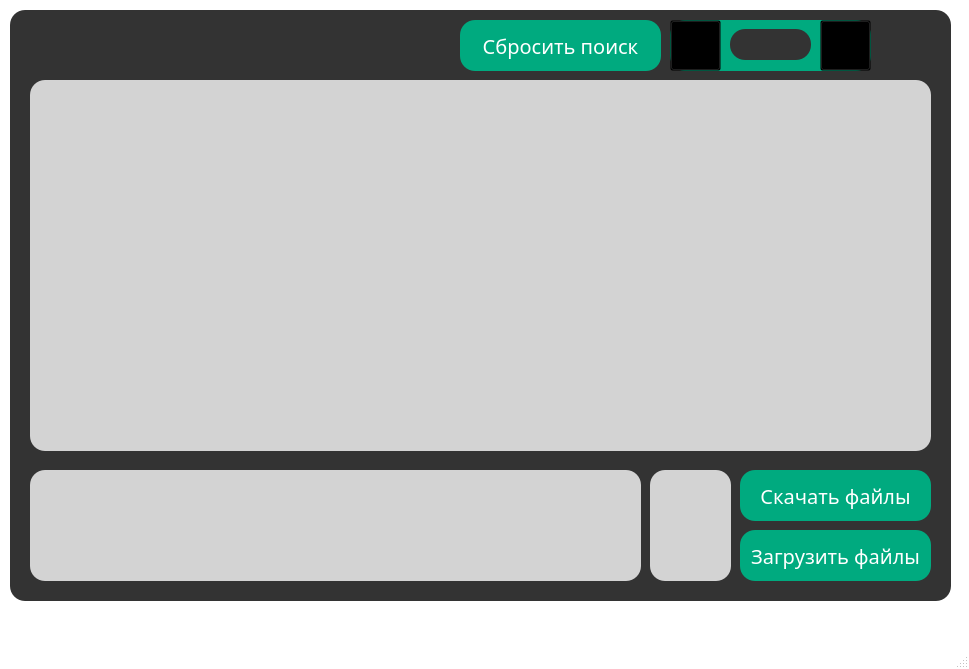
<?xml version="1.0" encoding="UTF-8"?>
<ui version="4.0">
 <class>MainWindow</class>
 <widget class="QMainWindow" name="MainWindow">
  <property name="geometry">
   <rect>
    <x>0</x>
    <y>0</y>
    <width>969</width>
    <height>669</height>
   </rect>
  </property>
  <property name="windowTitle">
   <string>MyMessenger</string>
  </property>
  <property name="styleSheet">
   <string notr="true">*{
	font-family: century gothic;
	font-size: 20px;
}
QMainWindow{
	background-color: transparent;
}
QPushButton{
	border-radius: 15px;
	background: rgb(0, 170, 127);
	color: white;
}
QPushButton:hover{
	background: #333;
	color: rgb(0, 170, 127);
}
#whisperButton{
	color: white;
}
#exitAccountButton, #disconnectButton{
	background: rgb(255, 98, 51);
}
#exitAccountButton:hover, #disconnectButton:hover{
	background: #333;
	color: rgb(255, 98, 51);
}
#textBrowser{
	font-size: 16px;
}
#toolButton{
	border-radius: 60px;
	background: red;
}
QLabel{
	color: white;
}
QFrame{
	background: #333;
	border-radius: 15px;
}
QLineEdit{
	padding-bottom: 5px;
	background: transparent;
	border: none;
	color: #717072;
	border-bottom: 1px solid #717072;
}
#sendButton{
	border-radius: 15px;
	background: lightgrey;
}
#sendButton:hover{
	background: #333;
}
#exitButton{
	/*background-color: red;*/
	border-radius: 15px;
	background-size: 5px;
}
#showUsersButton{
	border-radius: 15px;
	background-size: 5px;
}
#searchButton{
	border-radius: 15px;
	background-size: 5px;
}</string>
  </property>
  <widget class="QWidget" name="centralwidget">
   <widget class="QFrame" name="frame">
    <property name="geometry">
     <rect>
      <x>10</x>
      <y>10</y>
      <width>941</width>
      <height>591</height>
     </rect>
    </property>
    <property name="frameShape">
     <enum>QFrame::StyledPanel</enum>
    </property>
    <property name="frameShadow">
     <enum>QFrame::Raised</enum>
    </property>
    <widget class="QTextBrowser" name="textBrowser">
     <property name="geometry">
      <rect>
       <x>20</x>
       <y>70</y>
       <width>901</width>
       <height>371</height>
      </rect>
     </property>
     <property name="styleSheet">
      <string notr="true">background-color: lightgrey;</string>
     </property>
    </widget>
    <widget class="QTextEdit" name="textEdit">
     <property name="geometry">
      <rect>
       <x>20</x>
       <y>460</y>
       <width>611</width>
       <height>111</height>
      </rect>
     </property>
     <property name="styleSheet">
      <string notr="true">background-color: lightgrey;</string>
     </property>
    </widget>
    <widget class="QLabel" name="serverNameLabel">
     <property name="geometry">
      <rect>
       <x>30</x>
       <y>10</y>
       <width>401</width>
       <height>51</height>
      </rect>
     </property>
     <property name="text">
      <string/>
     </property>
     <property name="wordWrap">
      <bool>true</bool>
     </property>
    </widget>
    <widget class="QPushButton" name="searchButton">
     <property name="geometry">
      <rect>
       <x>660</x>
       <y>10</y>
       <width>201</width>
       <height>51</height>
      </rect>
     </property>
     <property name="text">
      <string>Поиск</string>
     </property>
    </widget>
    <widget class="QPushButton" name="abortSearchButton">
     <property name="geometry">
      <rect>
       <x>450</x>
       <y>10</y>
       <width>201</width>
       <height>51</height>
      </rect>
     </property>
     <property name="text">
      <string>Сбросить поиск</string>
     </property>
    </widget>
    <widget class="QPushButton" name="uploadButton">
     <property name="geometry">
      <rect>
       <x>730</x>
       <y>520</y>
       <width>191</width>
       <height>51</height>
      </rect>
     </property>
     <property name="text">
      <string>Загрузить файлы</string>
     </property>
    </widget>
    <widget class="QPushButton" name="downloadButton">
     <property name="geometry">
      <rect>
       <x>730</x>
       <y>460</y>
       <width>191</width>
       <height>51</height>
      </rect>
     </property>
     <property name="text">
      <string>Скачать файлы</string>
     </property>
    </widget>
    <widget class="QToolButton" name="showUsersButton">
     <property name="geometry">
      <rect>
       <x>1080</x>
       <y>10</y>
       <width>41</width>
       <height>31</height>
      </rect>
     </property>
     <property name="text">
      <string/>
     </property>
     <property name="icon">
      <iconset>
       <normaloff>settings.png</normaloff>settings.png</iconset>
     </property>
     <property name="shortcut">
      <string/>
     </property>
     <property name="autoRepeatDelay">
      <number>300</number>
     </property>
    </widget>
    <widget class="QLabel" name="messagesAmount">
     <property name="geometry">
      <rect>
       <x>720</x>
       <y>19</y>
       <width>81</width>
       <height>31</height>
      </rect>
     </property>
     <property name="text">
      <string/>
     </property>
     <property name="alignment">
      <set>Qt::AlignCenter</set>
     </property>
    </widget>
    <widget class="QToolButton" name="backButton">
     <property name="geometry">
      <rect>
       <x>660</x>
       <y>10</y>
       <width>51</width>
       <height>51</height>
      </rect>
     </property>
     <property name="styleSheet">
      <string notr="true">background-color: transparent</string>
     </property>
     <property name="text">
      <string/>
     </property>
     <property name="icon">
      <iconset>
       <normaloff>left.png</normaloff>left.png</iconset>
     </property>
     <property name="iconSize">
      <size>
       <width>80</width>
       <height>80</height>
      </size>
     </property>
    </widget>
    <widget class="QToolButton" name="forwardButton">
     <property name="geometry">
      <rect>
       <x>810</x>
       <y>10</y>
       <width>51</width>
       <height>51</height>
      </rect>
     </property>
     <property name="styleSheet">
      <string notr="true">background-color: transparent</string>
     </property>
     <property name="text">
      <string/>
     </property>
     <property name="icon">
      <iconset>
       <normaloff>right.png</normaloff>right.png</iconset>
     </property>
     <property name="iconSize">
      <size>
       <width>80</width>
       <height>80</height>
      </size>
     </property>
    </widget>
    <widget class="QToolButton" name="sendButton">
     <property name="geometry">
      <rect>
       <x>640</x>
       <y>460</y>
       <width>81</width>
       <height>111</height>
      </rect>
     </property>
     <property name="styleSheet">
      <string notr="true"/>
     </property>
     <property name="text">
      <string/>
     </property>
    </widget>
    <widget class="QToolButton" name="exitButton">
     <property name="geometry">
      <rect>
       <x>880</x>
       <y>10</y>
       <width>51</width>
       <height>41</height>
      </rect>
     </property>
     <property name="styleSheet">
      <string notr="true">background: transparent</string>
     </property>
     <property name="text">
      <string/>
     </property>
    </widget>
   </widget>
  </widget>
  <widget class="QMenuBar" name="menubar">
   <property name="geometry">
    <rect>
     <x>0</x>
     <y>0</y>
     <width>969</width>
     <height>29</height>
    </rect>
   </property>
  </widget>
  <widget class="QStatusBar" name="statusbar"/>
 </widget>
 <resources/>
 <connections/>
</ui>
